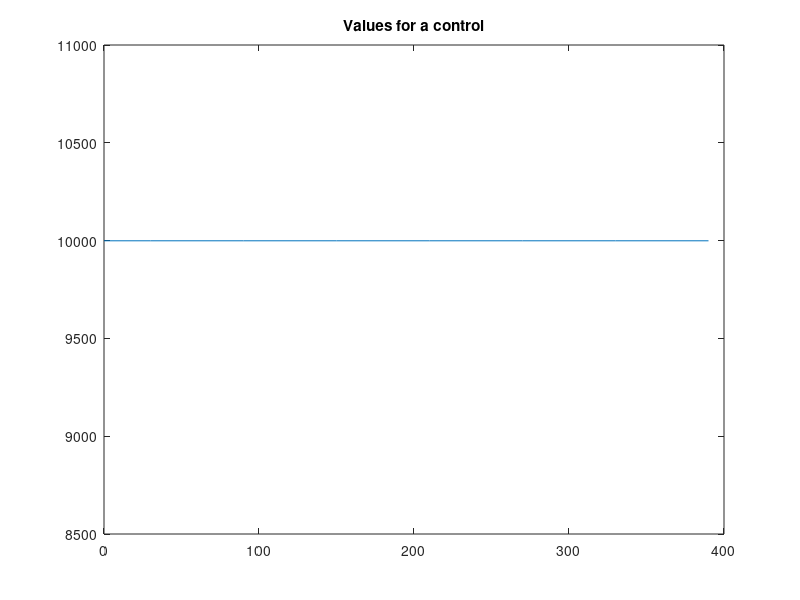
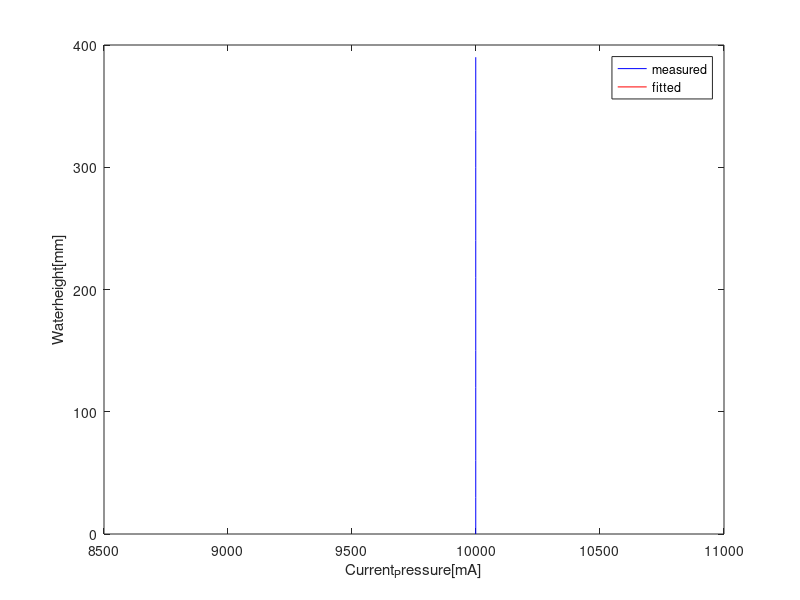

These figures' MATLAB source, in order:
%Hochschule Luzern T&A
%Markus Birrer
%Modul LRS Niveauregelung
%Mai 2023

clc; clear all; close all;


%Polynomfit
OrderofPolyfit = 1;

Height_mm_0 = 0;
Current_Pressure_mA_0 = 9999;  %TODO STUDENTS 

Height_mm_1 = 30;
Current_Pressure_mA_1 = 9999; %TODO STUDENTS

Height_mm_2 = 60;
Current_Pressure_mA_2 = 9999; %TODO STUDENTS

Height_mm_3 = 90;
Current_Pressure_mA_3 = 9999; %TODO STUDENTS 

Height_mm_4 = 120;
Current_Pressure_mA_4 = 9999; %TODO STUDENTS

Height_mm_5 = 150;
Current_Pressure_mA_5 = 9999; %TODO STUDENTS

Height_mm_6 = 180;
Current_Pressure_mA_6 = 9999; %TODO STUDENTS

Height_mm_7 = 210;
Current_Pressure_mA_7 = 9999; %TODO STUDENTS

Height_mm_8 = 240;
Current_Pressure_mA_8 = 9999; %TODO STUDENTS

Height_mm_9 = 270;
Current_Pressure_mA_9 = 9999; %TODO STUDENTS

Height_mm_10 = 300;
Current_Pressure_mA_10 = 9999; %TODO STUDENTS

Height_mm_11 = 330;
Current_Pressure_mA_11 = 9999; %TODO STUDENTS

Height_mm_12 = 360;
Current_Pressure_mA_12 = 9999; %TODO STUDENTS

Height_mm_13 = 390;
Current_Pressure_mA_13 = 9999; %TODO STUDENTS

%Put the different values in a rowvector
Height_values = [Height_mm_0,Height_mm_1,Height_mm_2,Height_mm_3,Height_mm_4,Height_mm_5,Height_mm_6,Height_mm_7,Height_mm_8,Height_mm_9,Height_mm_10,Height_mm_11,Height_mm_12,Height_mm_13]; 
Current_Pressure_Values = [Current_Pressure_mA_0,Current_Pressure_mA_1,Current_Pressure_mA_2,Current_Pressure_mA_3,Current_Pressure_mA_4,Current_Pressure_mA_5,Current_Pressure_mA_6,Current_Pressure_mA_7,Current_Pressure_mA_8,Current_Pressure_mA_9,Current_Pressure_mA_10,Current_Pressure_mA_11,Current_Pressure_mA_12,Current_Pressure_mA_13];


%Plot the values for a control
figure(1);
plot(Height_values,Current_Pressure_Values);
title ("Values for a control");



fitvariables = polyfit(Current_Pressure_Values,Height_values,1);

disp('fitvariables');
disp(fitvariables);

disp('a');
a = fitvariables(1,1)

disp('b');
b = fitvariables(1,2)

Height_values_calc = ((Current_Pressure_Values*a)+b);


figure(2);
plot(Current_Pressure_Values,Height_values,'b');
hold on;
plot(Current_Pressure_Values,Height_values_calc,'r');
hold on;
%plot(Current_Pressure_Values,Height_values_calc_cor,'c');
%hold on;
legend('measured','fitted');
xlabel('Current_Pressure[mA]');
ylabel('Waterheight[mm]');




